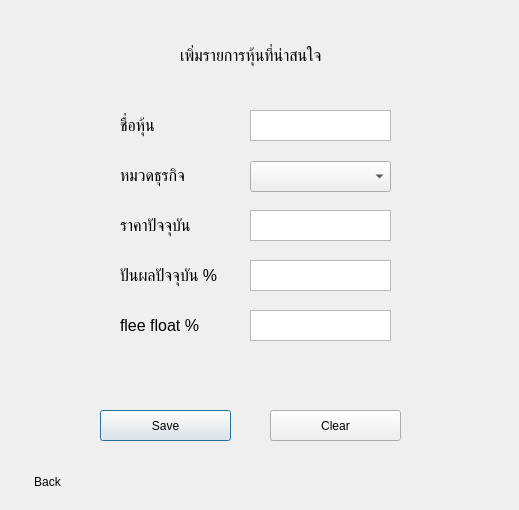
<?xml version="1.0" encoding="UTF-8"?>
<ui version="4.0">
 <class>StockData</class>
 <widget class="QDialog" name="StockData">
  <property name="geometry">
   <rect>
    <x>0</x>
    <y>0</y>
    <width>519</width>
    <height>510</height>
   </rect>
  </property>
  <property name="mouseTracking">
   <bool>false</bool>
  </property>
  <property name="tabletTracking">
   <bool>false</bool>
  </property>
  <property name="windowTitle">
   <string>Dialog</string>
  </property>
  <widget class="QTextEdit" name="txtStockName">
   <property name="geometry">
    <rect>
     <x>250</x>
     <y>110</y>
     <width>141</width>
     <height>31</height>
    </rect>
   </property>
  </widget>
  <widget class="QLabel" name="label_3">
   <property name="geometry">
    <rect>
     <x>120</x>
     <y>210</y>
     <width>161</width>
     <height>31</height>
    </rect>
   </property>
   <property name="font">
    <font>
     <pointsize>12</pointsize>
    </font>
   </property>
   <property name="text">
    <string>ราคาปัจจุบัน</string>
   </property>
  </widget>
  <widget class="QLabel" name="lblRealPrice">
   <property name="geometry">
    <rect>
     <x>190</x>
     <y>510</y>
     <width>131</width>
     <height>21</height>
    </rect>
   </property>
   <property name="font">
    <font>
     <pointsize>12</pointsize>
    </font>
   </property>
   <property name="text">
    <string/>
   </property>
  </widget>
  <widget class="QLabel" name="label_7">
   <property name="geometry">
    <rect>
     <x>120</x>
     <y>260</y>
     <width>161</width>
     <height>31</height>
    </rect>
   </property>
   <property name="font">
    <font>
     <pointsize>12</pointsize>
    </font>
   </property>
   <property name="text">
    <string>ปันผลปัจจุบัน %</string>
   </property>
  </widget>
  <widget class="QTextEdit" name="txtStockCurrentPrice">
   <property name="geometry">
    <rect>
     <x>250</x>
     <y>210</y>
     <width>141</width>
     <height>31</height>
    </rect>
   </property>
  </widget>
  <widget class="QLabel" name="label_4">
   <property name="geometry">
    <rect>
     <x>120</x>
     <y>110</y>
     <width>161</width>
     <height>31</height>
    </rect>
   </property>
   <property name="font">
    <font>
     <pointsize>12</pointsize>
    </font>
   </property>
   <property name="text">
    <string>ชื่อหุ้น</string>
   </property>
  </widget>
  <widget class="QPushButton" name="btnSave">
   <property name="geometry">
    <rect>
     <x>100</x>
     <y>410</y>
     <width>131</width>
     <height>31</height>
    </rect>
   </property>
   <property name="text">
    <string>Save</string>
   </property>
  </widget>
  <widget class="QLabel" name="label_5">
   <property name="geometry">
    <rect>
     <x>180</x>
     <y>40</y>
     <width>161</width>
     <height>31</height>
    </rect>
   </property>
   <property name="font">
    <font>
     <pointsize>12</pointsize>
    </font>
   </property>
   <property name="text">
    <string>เพิ่มรายการหุ้นที่น่าสนใจ</string>
   </property>
  </widget>
  <widget class="QPushButton" name="btnClear">
   <property name="geometry">
    <rect>
     <x>270</x>
     <y>410</y>
     <width>131</width>
     <height>31</height>
    </rect>
   </property>
   <property name="text">
    <string>Clear</string>
   </property>
  </widget>
  <widget class="QTextEdit" name="txtfleefloat">
   <property name="geometry">
    <rect>
     <x>250</x>
     <y>310</y>
     <width>141</width>
     <height>31</height>
    </rect>
   </property>
  </widget>
  <widget class="QTextEdit" name="txtDevidend">
   <property name="geometry">
    <rect>
     <x>250</x>
     <y>260</y>
     <width>141</width>
     <height>31</height>
    </rect>
   </property>
  </widget>
  <widget class="QLabel" name="label_9">
   <property name="geometry">
    <rect>
     <x>120</x>
     <y>160</y>
     <width>141</width>
     <height>31</height>
    </rect>
   </property>
   <property name="font">
    <font>
     <pointsize>12</pointsize>
    </font>
   </property>
   <property name="frameShape">
    <enum>QFrame::NoFrame</enum>
   </property>
   <property name="text">
    <string>หมวดธุรกิจ</string>
   </property>
  </widget>
  <widget class="QLabel" name="label_8">
   <property name="geometry">
    <rect>
     <x>120</x>
     <y>310</y>
     <width>161</width>
     <height>31</height>
    </rect>
   </property>
   <property name="font">
    <font>
     <pointsize>12</pointsize>
    </font>
   </property>
   <property name="text">
    <string>flee float %</string>
   </property>
  </widget>
  <widget class="QPushButton" name="pushButton">
   <property name="geometry">
    <rect>
     <x>10</x>
     <y>470</y>
     <width>75</width>
     <height>23</height>
    </rect>
   </property>
   <property name="text">
    <string>Back</string>
   </property>
   <property name="checkable">
    <bool>false</bool>
   </property>
   <property name="autoRepeat">
    <bool>false</bool>
   </property>
   <property name="autoExclusive">
    <bool>false</bool>
   </property>
   <property name="default">
    <bool>false</bool>
   </property>
   <property name="flat">
    <bool>true</bool>
   </property>
  </widget>
  <widget class="QComboBox" name="cboCategory">
   <property name="geometry">
    <rect>
     <x>250</x>
     <y>161</y>
     <width>141</width>
     <height>31</height>
    </rect>
   </property>
  </widget>
 </widget>
 <resources/>
 <connections/>
</ui>
